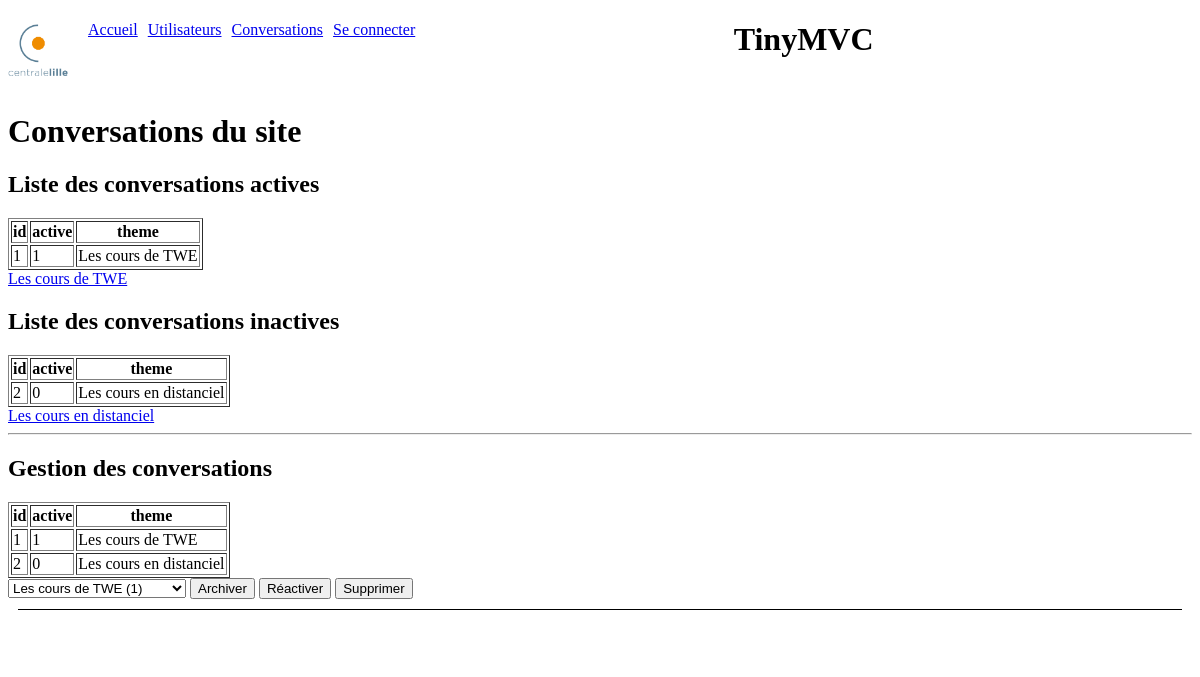
The page /index.php?view=conversations on the database its author committed.
### tables this page shows
CREATE TABLE `chat_conversations` (
  `id` int(11) NOT NULL COMMENT 'Clé primaire',
  `active` tinyint(1) NOT NULL DEFAULT '1' COMMENT 'indique si la conversation est active',
  `theme` varchar(40) NOT NULL COMMENT 'Thème de la conversation'
);

### libs/maLibSQL.pdo.php (called while the page is built, shortened)
<?php
include_once "config.php";
function SQLSelect($sql)
{
 	global $BDD_host;
	global $BDD_base;
 	global $BDD_user;
 	global $BDD_password;
	try {
		$dbh = new PDO("mysql:host=$BDD_host;dbname=$BDD_base", $BDD_user, $BDD_password);
	} catch (PDOException $e) {
		die("<font color=\"red\">SQLSelect: Erreur de connexion : " . $e->getMessage() . "</font>");
	}
	$dbh->exec("SET CHARACTER SET utf8");
	$res = $dbh->query($sql);
	$num = $res->rowCount();
	if ($num==0) return false;
	else return $res;
}
?>

### libs/modele.php (called while the page is built, shortened)
<?php
include_once("maLibSQL.pdo.php");
function getConversations($mode="tout"){
	$SQL="SELECT * FROM chat_conversations ";
	if ($mode == "actives") $SQL  .= " WHERE active=1";
	if ($mode == "inactives") $SQL  .= " WHERE active=0";
	return parcoursRs(SQLSelect($SQL));
}
?>

### libs/maLibForms.php (the view, shortened to what this page needs)
<?php
function mkLigneEntete($tabAsso,$listeChamps=false)
{
	if (!$listeChamps)
	{
		echo "\t<tr>\n";
		foreach ($tabAsso as $cle => $val)
		{
			echo "\t\t<th>$cle</th>\n";
		}
		echo "\t</tr>\n";
	}
}
function mkLigne($tabAsso,$listeChamps=false)
{
	if (!$listeChamps)
	{
		echo "\t<tr>\n";
		foreach ($tabAsso as $cle => $val)
		{
			echo "\t\t<td>$val</td>\n";
		}
		echo "\t</tr>\n";
	}
}
function mkTable($tabData,$listeChamps=false)
{
	echo "<table border=\"1\">\n";
	mkLigneEntete($tabData[0],$listeChamps);
	foreach ($tabData as $data)
	{
		mkLigne($data,$listeChamps);
	}
	echo "</table>\n";
}
function mkSelect($nomChampSelect, $tabData,$champValue, $champLabel,$selected=false,$champLabel2=false)
{
	$multiple="";
	echo "<select $multiple name=\"$nomChampSelect\">\n";
	foreach ($tabData as $data)
	{
		$sel = "";
		echo "<option $sel value=\"$data[$champValue]\">\n";
		echo  $data[$champLabel] . "\n";
		if ($champLabel2)
			echo  " ($data[$champLabel2])\n";
		echo "</option>\n";
	}
	echo "</select>\n";
}
function mkForm($action="",$method="get")
{
	echo "<form action=\"$action\" method=\"$method\" >\n";
}
function endForm()
{
	echo "</form>\n";
}
function mkInput($type,$name,$value="")
{
	echo "<input type=\"$type\" name=\"$name\" value=\"$value\"/>\n";
}
function mkLiens($tabData,$champLabel, $champCible, $urlBase=false, $nomCible="")
{
	foreach($tabData as $nextData){
		echo "<a href='";
		if(!$urlBase) echo $nextData[$champCible];
		else{
			echo $urlBase;
			echo "&" . $nomCible . "=" . $nextData[$champCible] ;
		}
		echo "'>";
		echo $nextData[$champLabel];
		echo "</a>\n<br/>";
	}
}
?>

### rows shown on the page
chat_conversations: id "1", active "1", theme "Les cours de TWE"
chat_conversations: id "2", active "0", theme "Les cours en distanciel"

### other values the page prints
$cle "id"
$cle "active"
$cle "theme"
form field idConv "Les cours de TWE (1)"
